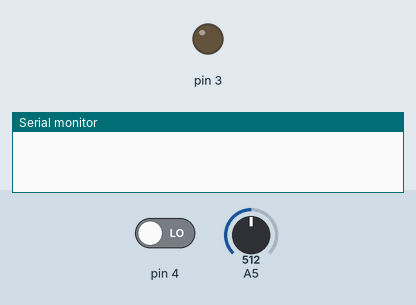
This sketch was run on a simulated Arduino Uno, built with avr-gcc and run on an emulated ATmega328P. Parts: output pins drawn as LEDs (lit = HIGH), the last lines printed to the serial monitor. The test bench sets the inputs (shaded band); at power-on: pin 4 LOW, A5 = 512.

Above: at 1.2 s.
1.3 s: pin 4 driven HIGH
At 2.7 s:
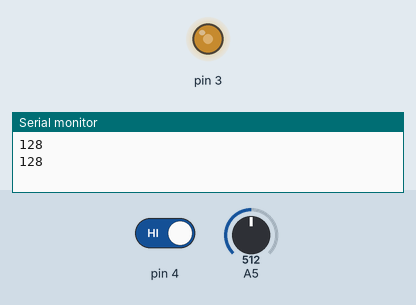
3.3 s: A5 set to 716
At 3.9 s:
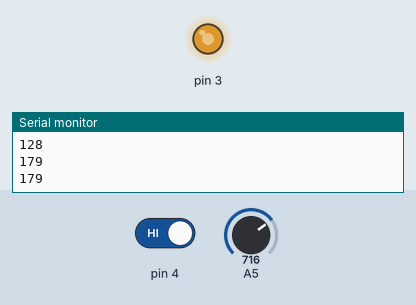
4.8 s: A5 set to 900
At 5.1 s:
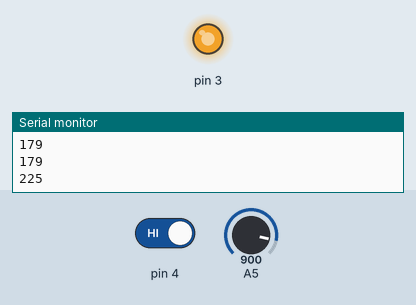
6.3 s: A5 set to 122
At 7.4 s:
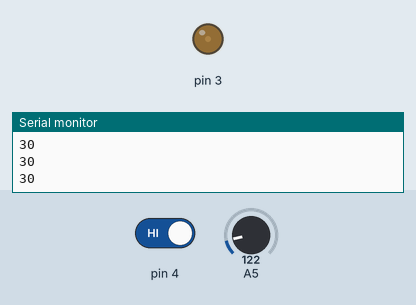
Timing chart, 0 to 8.8 s (numbered marks = the images above; inputs shaded):
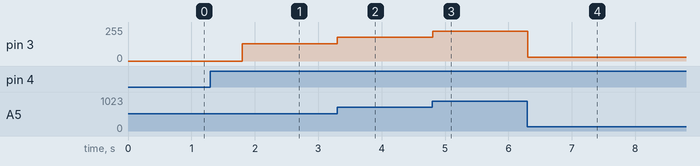

Measured:
- after the input at 1.3 s, pin 3: 0/255 → 128/255 after 0.50 s
- after the input at 3.3 s, pin 3: 128/255 → 179/255 at once
- after the input at 4.8 s, pin 3: 179/255 → 225/255 at once
- after the input at 6.3 s, pin 3: 225/255 → 30/255 at once

The sketch:

Lab1_A.ino
```cpp
void setup(){
  pinMode(3,OUTPUT);
  pinMode(4,INPUT);
  Serial.begin(9600);
}

void loop(){
  int y = digitalRead(4);
  if(y==HIGH){
    delay(500);
    y= digitalRead(4);
    if (y==HIGH){
      int x= analogRead(A5);
      x=x>>2;
      Serial.println(x);
      analogWrite(3,x);
    }
  }
}
```
